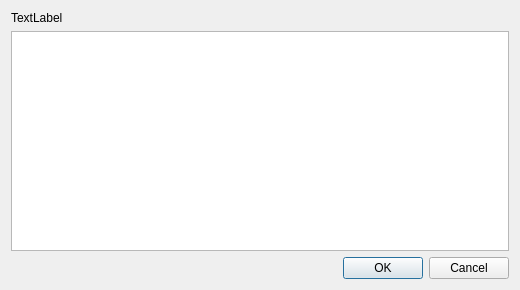
<?xml version="1.0" encoding="UTF-8"?>
<ui version="4.0">
 <class>MultiLineInputDialog</class>
 <widget class="QDialog" name="MultiLineInputDialog">
  <property name="geometry">
   <rect>
    <x>0</x>
    <y>0</y>
    <width>520</width>
    <height>290</height>
   </rect>
  </property>
  <property name="windowTitle">
   <string>MultiLineInputDialog</string>
  </property>
  <layout class="QVBoxLayout" name="verticalLayout">
   <item>
    <widget class="QLabel" name="label">
     <property name="text">
      <string>TextLabel</string>
     </property>
    </widget>
   </item>
   <item>
    <widget class="QPlainTextEdit" name="plainTextEdit"/>
   </item>
   <item>
    <widget class="QDialogButtonBox" name="buttonBox">
     <property name="standardButtons">
      <set>QDialogButtonBox::Cancel|QDialogButtonBox::Ok</set>
     </property>
    </widget>
   </item>
  </layout>
 </widget>
 <layoutdefault spacing="6" margin="11"/>
 <resources/>
 <connections/>
</ui>
